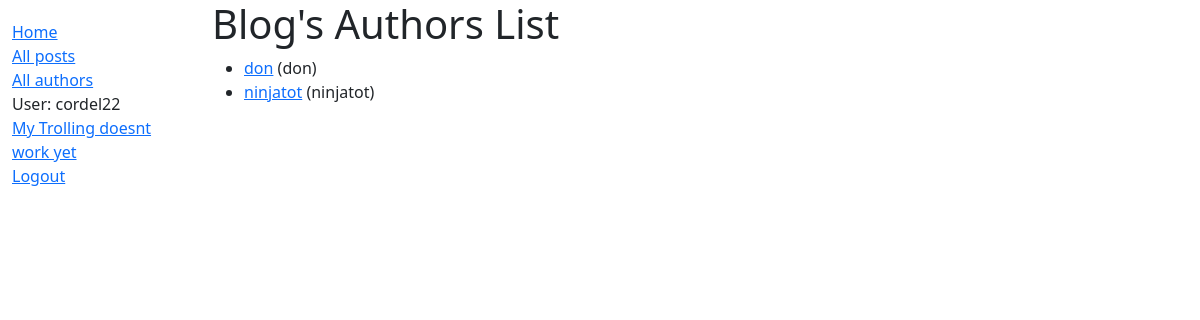
Page /blog/bloggers/ (signed in) on the earlier database version.
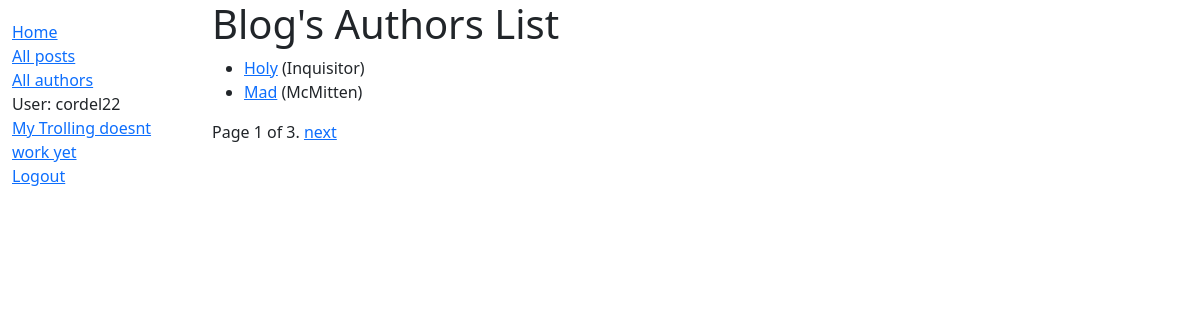
Same page on the later database version.
### blog/models.py (models this page shows, shortened)
class Author(models.Model):
    first_name = models.CharField(max_length=100)
    last_name = models.CharField(max_length=100)
    date_of_birth = models.DateField(null=True, blank=True)
    class Meta:
        ordering = ['last_name', 'first_name']
    def get_absolute_url(self):
        return reverse('blogger-detail', args=[str(self.id)])

### blog/views.py (the view)
# urls.py: path('bloggers/', views.AuthorListView.as_view(), name='bloggers'),
class AuthorListView(generic.ListView):
    model = Author
    paginate_by = 2
    context_object_name = 'author_list'   # your own name for the list as a template variable
    queryset = Author.objects.all()
    template_name = 'blog/blogger_list.html'

### blog/templates/blog/blogger_list.html
{% extends "base_generic.html" %}
{% block content %}
  <h1>Blog's Authors List</h1>
  {% if author_list %}
  <ul>
    {% for author in author_list %}
      <li>
        <a href="{{ author.get_absolute_url }}">{{ author.first_name }}</a> ({{author.last_name}})
      </li>
    {% endfor %}
  </ul>
  {% else %}
    <p>There are no registered Authors for the blog.</p>
  {% endif %}
{% endblock %}

### blog/templates/base_generic.html (shortened to what this page needs)
<!DOCTYPE html>
<html lang="en">
<head>
  <link href="https://cdn.jsdelivr.net/npm/bootstrap@5.1.3/dist/css/bootstrap.min.css" rel="stylesheet">
  {% load static %}
  <link rel="stylesheet" href="{% static 'css/styles.css' %}">
</head>
<body>
  <div class="container-fluid">
    <div class="row">
      <div class="col-sm-2">
      {% block sidebar %}
        <ul class="sidebar-nav">
          <li><a href="{% url 'index' %}">Home</a></li>
          <li><a href="{% url 'blogs' %}">All posts</a></li>
          <li><a href="{% url 'bloggers' %}">All authors</a></li>
		  {% if user.is_authenticated %}
			 <li>User: {{ user.get_username }}</li>
			 <li><a href="">My Trolling doesnt work yet</a></li>
			 <li><a href="{% url 'logout'%}?next={{request.path}}">Logout</a></li>
		  {% else %}
			 <li><a href="{% url 'login'%}?next={{request.path}}">Login</a></li>
		  {% endif %}
        </ul>
     {% endblock %}
      </div>
      <div class="col-sm-10 ">
		{% block content %}{% endblock %}
		{% block pagination %}
				{% if is_paginated %}
					<div class="pagination">
						<span class="page-links">
							<span class="page-current">
								Page {{ page_obj.number }} of {{ page_obj.paginator.num_pages }}.
							</span>
							{% if page_obj.has_next %}
								<a href="{{ request.path }}?page={{ page_obj.next_page_number }}">next</a>
							{% endif %}
						</span>
					</div>
				{% endif %}
		{% endblock %}
		</div>
    </div>
  </div>
</body>
</html>

Differences in the rows shown:
no longer on this page (row unchanged): Author: first_name "don", last_name "don"
no longer on this page (row unchanged): Author: first_name "ninjatot", last_name "ninjatot"
added Author: first_name "Holy", last_name "Inquisitor"
added Author: first_name "Mad", last_name "McMitten"
Other differences:
{{ page_obj.number }}: (not shown) → "1"
{{ page_obj.paginator.num_pages }}: (not shown) → "3"
text now shown: "Page of . next"
